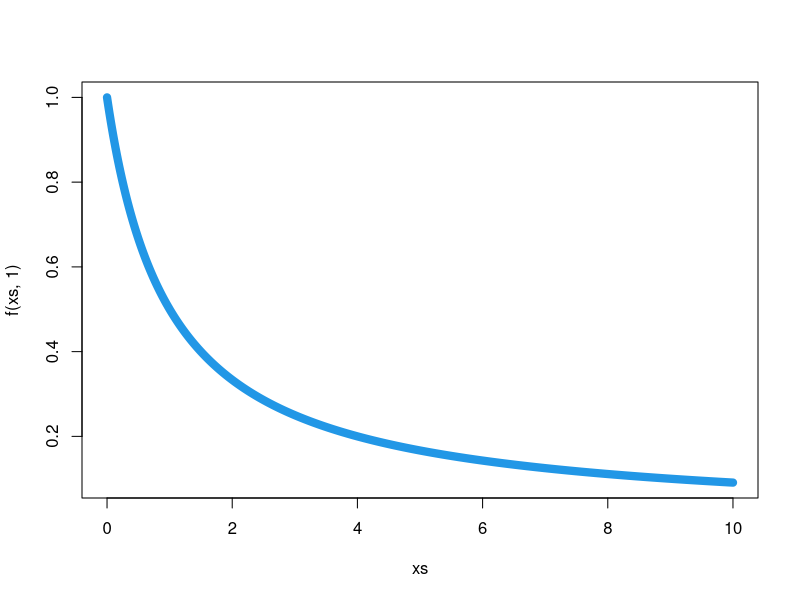
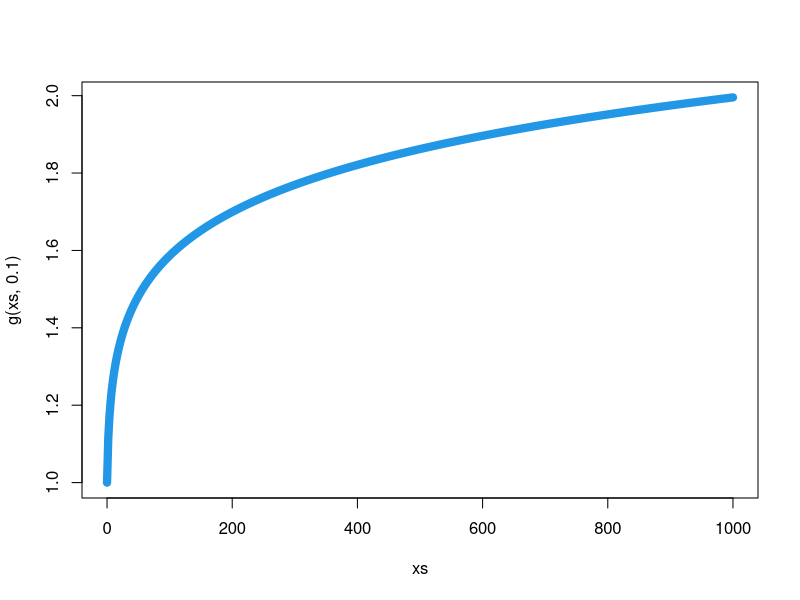
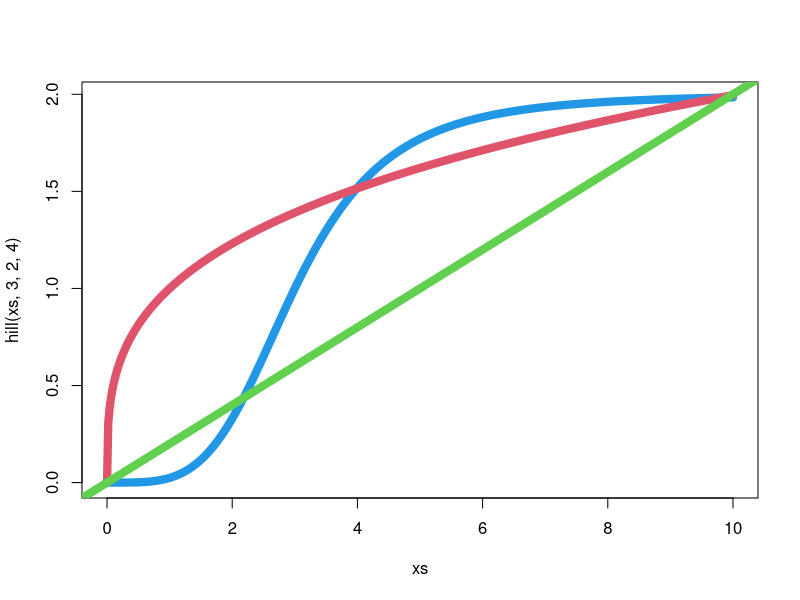

These figures' R source, in order:
## ---- chunk 1
seq2 <- function(...) seq(..., le = 512)

plotl <- function(..., lwd = 8, col = 4) plot(..., type = "l", lwd = lwd, col = col)

lines2 <- function(..., lwd = 8, col = 2) lines(..., lwd = lwd, col = col)
## ---- chunk 2
f <- function(x, alpha) {
  1 / (1 + x)^alpha
}

xs <- seq2(0, 10)
plotl(xs, f(xs, 1))
## ---- chunk 3
g <- function(x, alpha) {
  (1 + x)^alpha
}

xs <- seq2(0, 1000)
plotl(xs, g(xs, .1))
## ---- chunk 4
hill <- function(x, X, Y, h) {
  x2h <- x^h
  Y * x2h / (X^h + x2h)
}
## ---- chunk 5
xs <- seq2(0, 10)
plotl(xs, hill(xs, 3, 2, 4))
lines2(xs, xs^.3)
abline(0, .2, col = 3, lwd = 8)
## ---- chunk 6
k <- function(c, K, Ck) {
  K * c / (Ck + c)
}
## ---- chunk 7
s <- function(c, S, Cs) {
  1 - c * S / (Cs + S * c)
}
